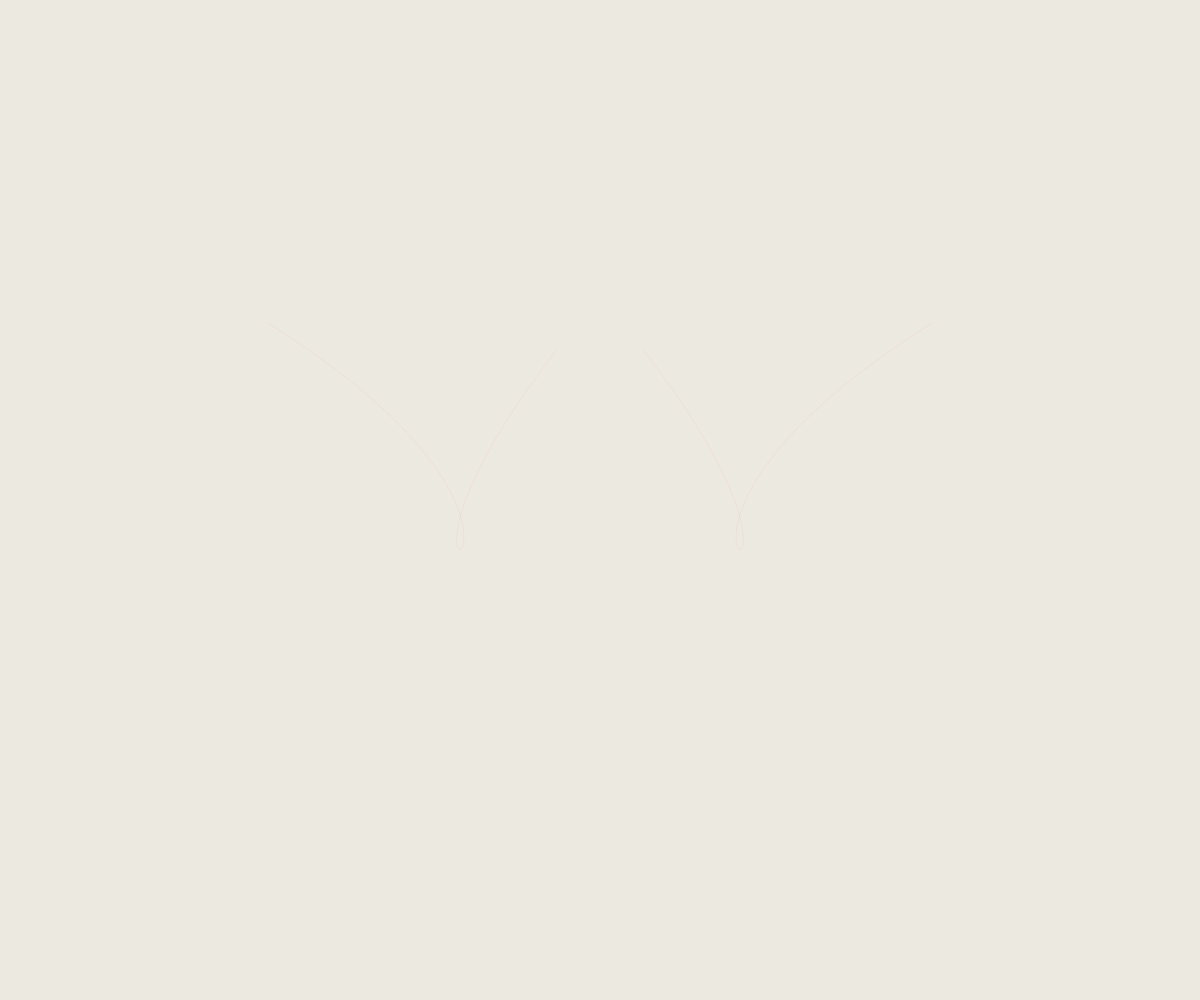
Frame 1 (no input)
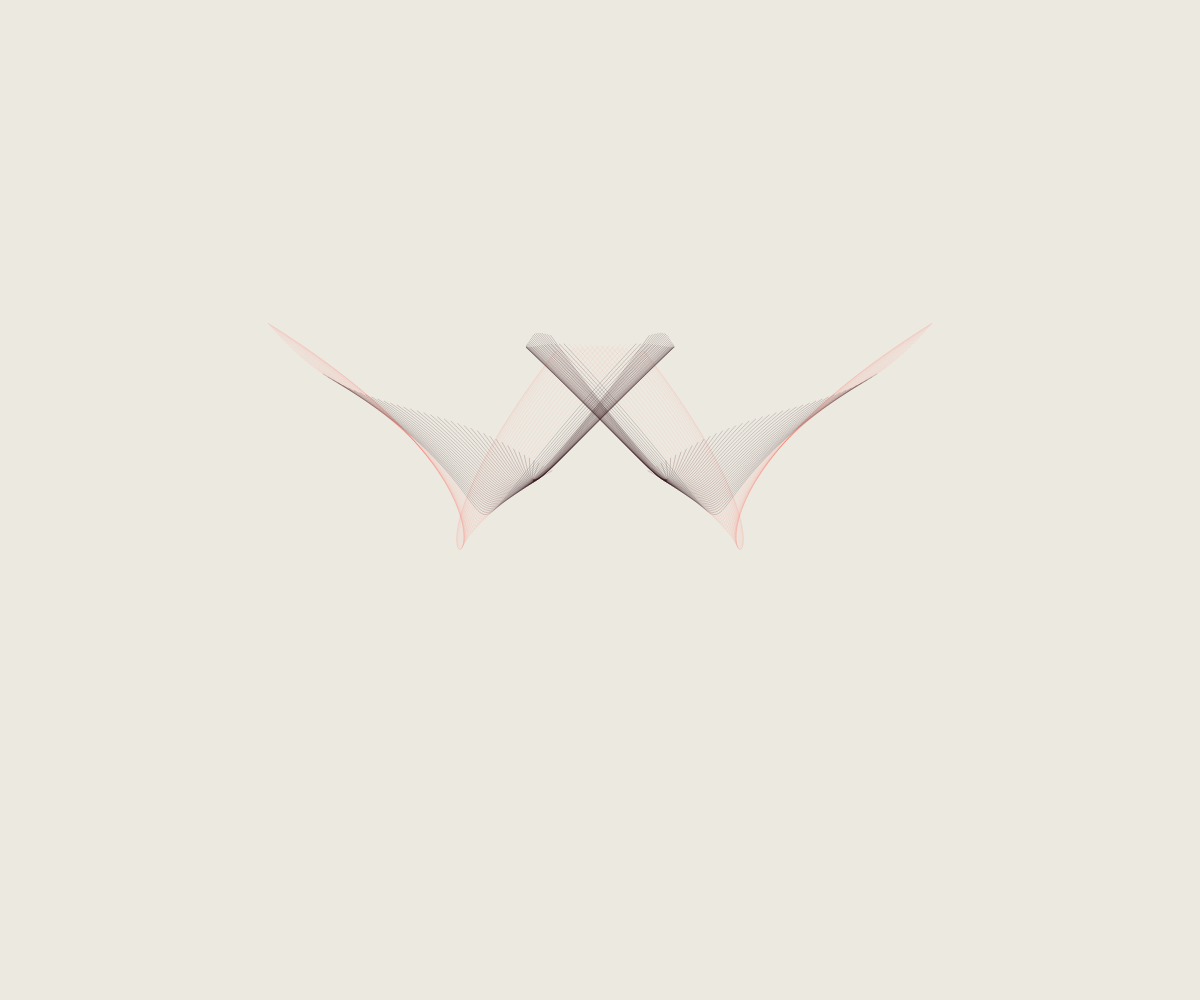
Frame 60 (no input)
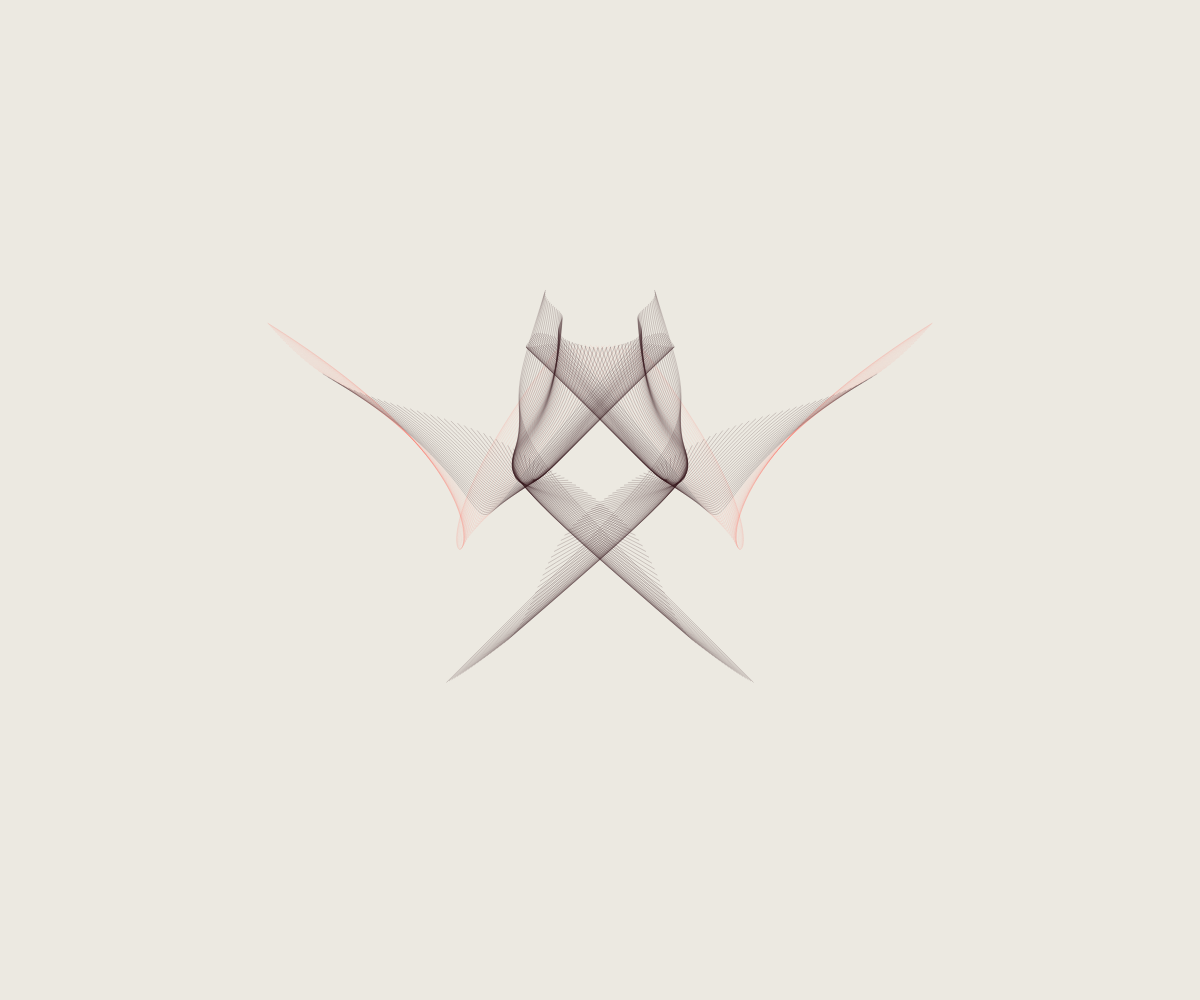
Frame 120 (the mouse pressed at the canvas centre since frame 60)

The p5.js sketch that drew these frames (run headless with seeded random() and noise() and a simulated clock; from frame 60 on, the mouse is pressed at the canvas centre):

// p5.js sketch
// ── sketch.js
var timing;
var redTime;

function setup() {
  createCanvas(windowWidth, windowHeight);
  background(236, 233, 225);
  stroke(0, 50);
  strokeWeight(1);
  noFill();
  timing = 0;
  redTime = 0;
}

function draw() {
  if (redTime % 180 < 20) {
    stroke(255, 107, 86, 20);
  } else {
    stroke(58, 27, 33, 50);
  }
  var x1 = width * noise(timing + 10);
  var x2 = width * noise(timing + 20);
  var x3 = width * noise(timing + 30);
  var x4 = width * noise(timing + 40);
  var y1 = height * noise(timing + 50);
  var y2 = height * noise(timing + 60);
  var y3 = height * noise(timing + 70);
  var y4 = height * noise(timing + 80);

  bezier(x1, y1, x2, y2, x3, y3, x4, y4);

  bezier(width - x1, y1, width - x2, y2, width - x3, y3, width - x4, y4);

  timing += 0.005;
  redTime++;

  // if (frameCount % 500 == 0) {
  //   background(255);
  // }


}
